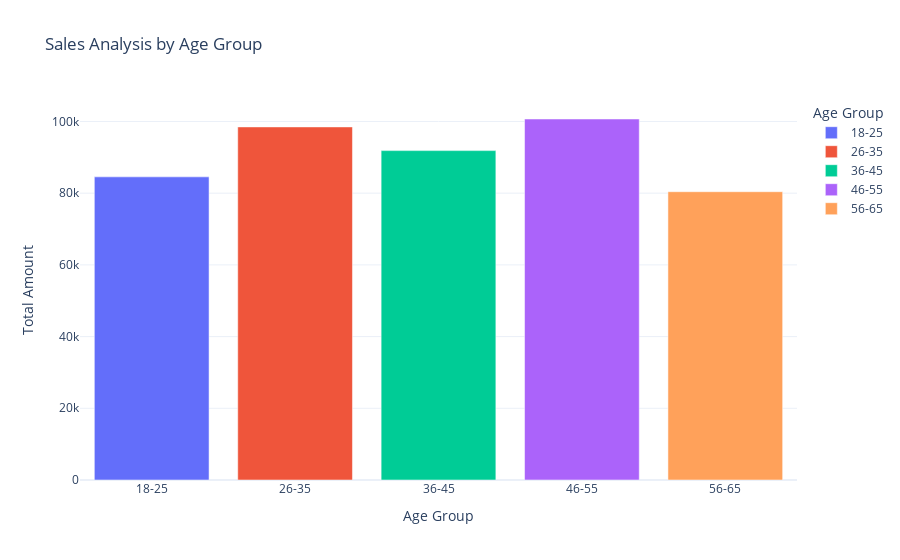

The code cell stored with this chart in its notebook:
### Markdown cell above
# Sales Analysis by Age Group

### Code cell
sales_by_age_group = df.groupby("Age Group", observed = True)["Total Amount"].sum().reset_index()
fig = px.bar(sales_by_age_group,
              x = 'Age Group',
              y = 'Total Amount',
              color = 'Age Group',
              title = 'Sales Analysis by Age Group')
fig.show()

### Figure 1 — Plotly figure (JSON) as saved in the notebook; plotly's stock layout.template omitted (floating-point values rounded to 4 significant figures)
{"data": [{"hovertemplate": "Age Group=%{x}<br>Total Amount=%{y}<extra></extra>", "legendgroup": "18-25", "marker": {"color": "#636efa", "pattern": {"shape": ""}}, "name": "18-25", "orientation": "v", "showlegend": true, "textposition": "auto", "type": "bar", "x": ["18-25"], "xaxis": "x", "y": [84550], "yaxis": "y"}, {"hovertemplate": "Age Group=%{x}<br>Total Amount=%{y}<extra></extra>", "legendgroup": "26-35", "marker": {"color": "#EF553B", "pattern": {"shape": ""}}, "name": "26-35", "orientation": "v", "showlegend": true, "textposition": "auto", "type": "bar", "x": ["26-35"], "xaxis": "x", "y": [98480], "yaxis": "y"}, {"hovertemplate": "Age Group=%{x}<br>Total Amount=%{y}<extra></extra>", "legendgroup": "36-45", "marker": {"color": "#00cc96", "pattern": {"shape": ""}}, "name": "36-45", "orientation": "v", "showlegend": true, "textposition": "auto", "type": "bar", "x": ["36-45"], "xaxis": "x", "y": [91870], "yaxis": "y"}, {"hovertemplate": "Age Group=%{x}<br>Total Amount=%{y}<extra></extra>", "legendgroup": "46-55", "marker": {"color": "#ab63fa", "pattern": {"shape": ""}}, "name": "46-55", "orientation": "v", "showlegend": true, "textposition": "auto", "type": "bar", "x": ["46-55"], "xaxis": "x", "y": [100690], "yaxis": "y"}, {"hovertemplate": "Age Group=%{x}<br>Total Amount=%{y}<extra></extra>", "legendgroup": "56-65", "marker": {"color": "#FFA15A", "pattern": {"shape": ""}}, "name": "56-65", "orientation": "v", "showlegend": true, "textposition": "auto", "type": "bar", "x": ["56-65"], "xaxis": "x", "y": [80410], "yaxis": "y"}], "layout": {"barmode": "relative", "legend": {"title": {"text": "Age Group"}, "tracegroupgap": 0}, "title": {"text": "Sales Analysis by Age Group"}, "xaxis": {"anchor": "y", "categoryarray": ["18-25", "26-35", "36-45", "46-55", "56-65"], "categoryorder": "array", "domain": [0, 1], "title": {"text": "Age Group"}}, "yaxis": {"anchor": "x", "domain": [0, 1], "title": {"text": "Total Amount"}}}}
